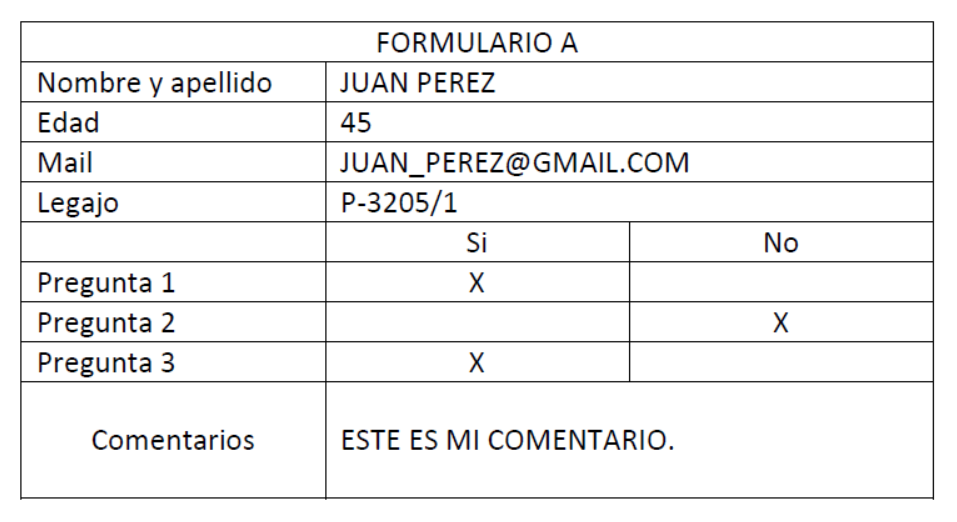
#> input picture Formularios/formulario_01.png, 957 x 522 px; its folder holds only this picture in this run
$ python problema_2.py   (older library calls are emulated)
#> lines starting #> are read from the running program, lines starting #| are printed output that depends on the picture; after the words box and inside, x2 and y2 are one past the last pixel; in counts of white or black regions, pixels touching at a corner belong together
import cv2
import numpy as np
import matplotlib.pyplot as plt
import os
import csv
import re

def obtener_imagenes_formularios():

    # Sus archivos deben estar dentro de la carpeta Formularios
    nombre_carpeta = 'Formularios/'
    lista_imagenes = {}

    if not os.path.isdir(nombre_carpeta):
        print(f"Error: La carpeta '{nombre_carpeta}' no se encontró.")
        return lista_imagenes

    # Recorrer todos los archivos en el directorio 'Formularios'
    for nombre_archivo in os.listdir(nombre_carpeta):
        ruta_completa = os.path.join(nombre_carpeta, nombre_archivo)

        # Leer la imagen en escala de grises
        img = cv2.imread(ruta_completa, cv2.IMREAD_GRAYSCALE)

        # Si la imagen se leyó correctamente, añadirla a la lista
        if img is not None:
            lista_imagenes[nombre_archivo] = img
        else:
            print(f"Advertencia: No se pudo leer la imagen '{nombre_archivo}'.")

    return lista_imagenes

#Utilizamos la función para detectar las posiciones de las líneas
def get_line_positions(line_detection_array):
    positions = []
    is_line = False
    start = 0
    for i, val in enumerate(line_detection_array):
        if val and not is_line:
            is_line = True
            start = i
        elif not val and is_line:
            is_line = False
            # Se toma el punto medio de la línea detectada
            positions.append(start + (i - 1 - start) // 2)

    return positions


#En esta función, recortaremos los formularios para quedarnos unicamente
#con las celdas de interés, en la sección de respuestas.
def recortar_formulario(img):

    renglones_recortados = []
    th_value = 200
    img_th = (img < th_value).astype(np.uint8) * 255  #Saturamos la imagen, para que quede binaria
    img_cols = np.sum(img_th, axis=0) / 255
    img_rows = np.sum(img_th, axis=1) / 255

    #Establecemos umbrales para detectar líneas, uno para Columnas y otro para Filas.
    th_col = img_cols.max()*0.90
    th_row = img_rows.max()*0.95

    rows_with_lines = img_rows > th_row
    cols_with_lines = img_cols > th_col

    horizontal_lines = get_line_positions(rows_with_lines)
    vertical_lines = get_line_positions(cols_with_lines)

    # Bucle para procesar cada renglón delimitado por las líneas horizontales
    for i in range(len(horizontal_lines) - 1):
        y1 = horizontal_lines[i]
        y2 = horizontal_lines[i+1]

        #Conocemos que nuestras preguntas se encuentran en los renglones 6/7/8 (índices 6,7,8)
        indices_preguntas = [6, 7, 8] # Ajusta estos índices si tu formulario cambia

        if i in indices_preguntas:
            #Recortar el área que contiene las respuestas "Si" y "No"
            x_inicio_respuestas = vertical_lines[1] + 15 # Columna izquierda
            x_fin_respuestas = vertical_lines[-1] - 15   # Borde derecho

            #Hacemos pequeños ajustes para evitar líneas
            area_respuestas = img[y1+3:y2-3, x_inicio_respuestas:x_fin_respuestas]

            # PASO 2: Dentro de la sub-area, buscamos su linea vertical divisoria
            area_th = (area_respuestas < th_value).astype(np.uint8) * 255
            suma_vertical = np.sum(area_th, axis=0) / 255

            ancho_area = area_respuestas.shape[1]

            # Buscamos la línea en el tercio central para evitar ruido en los bordes
            inicio_busqueda = ancho_area // 3
            fin_busqueda = 2 * ancho_area // 3

            # Si hay un pico suficientemente alto (una línea), la usamos para el corte
            if np.max(suma_vertical[inicio_busqueda:fin_busqueda]) > (area_respuestas.shape[0] * 0.5): # Si la línea ocupa más del 50% de la altura
                pos_corte_relativa = np.argmax(suma_vertical[inicio_busqueda:fin_busqueda])
                pos_corte_absoluta = inicio_busqueda + pos_corte_relativa

                celda_si = area_respuestas[:, :pos_corte_absoluta]
                celda_no = area_respuestas[:, pos_corte_absoluta+3:] # +1 para saltar la línea

            renglones_recortados.append(celda_si)
            renglones_recortados.append(celda_no)

        else:
            # Para los renglones que no son de preguntas
            # Se extrae solo la celda de contenido, no la etiqueta.
            x1_contenido = vertical_lines[1] + 5
            x2_contenido = vertical_lines[-1] - 7
            renglon = img[y1+3:y2-3, x1_contenido:x2_contenido]
            renglones_recortados.append(renglon)

    return renglones_recortados

#Analisis de los renglones recortados
def analizar_renglones(renglones):

    lista_de_resultados = []
    for idx, renglon_img in enumerate(renglones):

        #Saltar los renglones con índice 0 y 5 por corresponderse a Títutlos
        if idx == 0 or idx == 5:
            continue

        #Binarizamos la sub-imagen del renglón
        umbral, celda_binaria = cv2.threshold(renglon_img, 200, 255, cv2.THRESH_BINARY_INV)

        #Buscamos sus componentes 8-conectados
        num_labels, labels, stats, centroids = cv2.connectedComponentsWithStats(celda_binaria, 8, cv2.CV_32S)

        #Aplicamos un umbral de 15px de area para evitar el ruido
        th_area = 15
        stats_filtrados = stats[1:][stats[1:, cv2.CC_STAT_AREA] > th_area]
        num_caracteres = len(stats_filtrados)

        if num_caracteres == 0:
            num_palabras = 0
        else:
            #Metodología para contar palabras basada en espacios entre caracteres
            #    Ordenamos los caracteres de izquierda a derecha
            #    MEdida para encontrar Espacio - distancia mayor a un porcentaje del ancho promedio de un caracter
            #    Recorremos los caracteres para encontrar espacios grandes entre ellos
            stats_ordenados = stats_filtrados[stats_filtrados[:, cv2.CC_STAT_LEFT].argsort()]
            ancho_promedio_char = np.mean(stats_ordenados[:, cv2.CC_STAT_WIDTH])
            umbral_espacio = ancho_promedio_char * 0.7

            num_palabras = 1
            for i in range(1, num_caracteres):
                fin_anterior = stats_ordenados[i-1, cv2.CC_STAT_LEFT] + stats_ordenados[i-1, cv2.CC_STAT_WIDTH]
                inicio_actual = stats_ordenados[i, cv2.CC_STAT_LEFT]

                # Si la distancia es mayor que nuestro umbral, contamos una nueva palabra
                if (inicio_actual - fin_anterior) > umbral_espacio:
                    num_palabras += 1

        # Imprimir el resultado para el renglón actual
        lista_de_resultados.append((idx, num_caracteres, num_palabras, renglon_img))
    return lista_de_resultados

def principal():
    #Creamos variables que utilizaremos para armar la imagen de salida y los resultados
    imagen_salida = np.zeros((1000, 1000), dtype=np.uint8)  # Creamos imagen negra grande para la salida
    posicion_y_actual = 10
    font = cv2.FONT_HERSHEY_SIMPLEX
    escala_font = 1.2
    color_texto = (255, 255, 255)
    grosor_texto = 2
    resultados = {}

    #Obtenemos las imágenes de los formularios y los analizamos uno por uno
    formularios = obtener_imagenes_formularios()
#> formularios = 1 item

    for nombre_formulario, img_formulario in formularios.items():

        resultado_nombre_y_apellido = ""
        resultado_edad = ""
        resultado_mail = ""
        resultado_legajo = ""
        resultado_pregunta_1 = ""
        resultado_pregunta_2 = ""
        resultado_pregunta_3 = ""
        resultado_comentarios = ""
        renglones = recortar_formulario(img_formulario)

        #Reglas y restricciones para analizar el cumplimiento de cada renglon según consignas
        for idx, num_caracteres, num_palabras, imagen in analizar_renglones(renglones):
            #Nombre y Apellido
            if idx == 1:
                if num_palabras >= 2 and num_caracteres < 25:
                    resultado_nombre_y_apellido = "OK"
                else:
                    resultado_nombre_y_apellido = "MAL"
                imagen_nombre_apellido = imagen

            #Edad
            if idx == 2:
                if 2 <= num_caracteres <= 3 and num_palabras == 1:
                    resultado_edad = "OK"
                else:
                    resultado_edad = "MAL"

            #Mail
            if idx == 3:
                if num_palabras == 1 and num_caracteres < 25:
                    resultado_mail = "OK"
                else:
                    resultado_mail = "MAL"

            #Legajo
            if idx == 4:
                if num_caracteres == 8 and num_palabras == 1:
                    resultado_legajo = "OK"
                else:
                    resultado_legajo = "MAL"

            #Analisis pregunta 1
            if idx == 6:  # Celda SI
                info_celda_si = {'caracteres': num_caracteres, 'palabras': num_palabras}

            if idx == 7:  # Celda NO
                # Extraemos la info de la celda SI que guardamos antes
                num_caracteres_si = info_celda_si['caracteres']
                num_palabras_si = info_celda_si['palabras']
                print(f"Pregunta 1 - Celda SI: {num_caracteres_si} caracteres, {num_palabras_si} palabras.")

                # Usamos la info actual para la celda NO
                num_caracteres_no = num_caracteres
                num_palabras_no = num_palabras
                print(f"Pregunta 1 - Celda NO: {num_caracteres_no} caracteres, {num_palabras_no} palabras.")

                # Aplicamos la validación
                condicion1_ok = (num_caracteres_si == 1 and num_palabras_si == 1) and \
                                (num_caracteres_no == 0 and num_palabras_no == 0)

                condicion2_ok = (num_caracteres_si == 0 and num_palabras_si == 0) and \
                                (num_caracteres_no == 1 and num_palabras_no == 1)

                if condicion1_ok or condicion2_ok:
                    resultado_pregunta_1 = "OK"
                else:
                    resultado_pregunta_1 = "MAL"

            #Analisis pregunta 2 - Misma metodología que pregunta 1
            if idx == 8: # Celda SI
                info_celda_si = {'caracteres': num_caracteres, 'palabras': num_palabras}

            if idx == 9:  # Celda NO
                num_caracteres_si = info_celda_si['caracteres']
                num_palabras_si = info_celda_si['palabras']
                num_caracteres_no = num_caracteres
                num_palabras_no = num_palabras

                condicion1_ok = (num_caracteres_si == 1 and num_palabras_si == 1) and \
                                (num_caracteres_no == 0 and num_palabras_no == 0)

                condicion2_ok = (num_caracteres_si == 0 and num_palabras_si == 0) and \
                                (num_caracteres_no == 1 and num_palabras_no == 1)

                if condicion1_ok or condicion2_ok:
                    resultado_pregunta_2 = "OK"
                else:
                    resultado_pregunta_2 = "MAL"

            #Analisis pregunta 3 - Misma metodología que pregunta 1
            if idx == 10:  # Celda SI
                info_celda_si = {'caracteres': num_caracteres, 'palabras': num_palabras}

            if idx == 11:  # Celda NO
                num_caracteres_si = info_celda_si['caracteres']
                num_palabras_si = info_celda_si['palabras']

                num_caracteres_no = num_caracteres
                num_palabras_no = num_palabras

                condicion1_ok = (num_caracteres_si == 1 and num_palabras_si == 1) and \
                                (num_caracteres_no == 0 and num_palabras_no == 0)

                condicion2_ok = (num_caracteres_si == 0 and num_palabras_si == 0) and \
                                (num_caracteres_no == 1 and num_palabras_no == 1)

                if condicion1_ok or condicion2_ok:
                    resultado_pregunta_3 = "OK"
                else:
                    resultado_pregunta_3 = "MAL"

            #Analisis comentarios
            if idx == 12:
                if num_palabras >= 1 and num_caracteres < 25:
                    resultado_comentarios = "OK"
                else:
                    resultado_comentarios = "MAL"

        # Imprimimos los resultados como pedía el Enunciado
        print(f"Resultados para el formulario '{nombre_formulario}':")
        print(f"Nombre y Apellido: {resultado_nombre_y_apellido}")
        print(f"Edad: {resultado_edad}")
        print(f"Mail: {resultado_mail}")
        print(f"Legajo: {resultado_legajo}")
        print(f"Pregunta 1: {resultado_pregunta_1}")
        print(f"Pregunta 2: {resultado_pregunta_2}")
        print(f"Pregunta 3: {resultado_pregunta_3}")
        print(f"Comentarios: {resultado_comentarios}")

        #Extraemos el ID del nombre del archivo usando Regex
        id = (re.findall(r'(?<=_)\d+(?=\.)', nombre_formulario) + [None])[0]
        print(id)

        #Guardamos los resultados en un diccionario para luego crear el CSV
        resultados[id] = [
            resultado_nombre_y_apellido, resultado_edad, resultado_mail,
            resultado_legajo, resultado_pregunta_1, resultado_pregunta_2,
            resultado_pregunta_3, resultado_comentarios]

        # Establecemos posiciones a utilizar para pegar la imagen y el texto
        x1 = 10
        x2 = x1 + imagen_nombre_apellido.shape[1]
        y1 = idx
        y2 = y1 + imagen_nombre_apellido.shape[0]

        if resultado_nombre_y_apellido == "OK" and resultado_edad == "OK" and \
            resultado_mail == "OK" and resultado_legajo == "OK" and \
            resultado_pregunta_1 == "OK" and resultado_pregunta_2 == "OK" and \
            resultado_pregunta_3 == "OK" and resultado_comentarios == "OK":
            print("El formulario está correctamente completado.\n")

            # Calculamos las coordenadas para pegar la imagen
            x1 = 10
            x2 = x1 + imagen_nombre_apellido.shape[1]
            y1 = posicion_y_actual
            y2 = y1 + imagen_nombre_apellido.shape[0]

            # Pegamos la imagen del nombre y apellido
            imagen_salida[y1:y2, x1:x2] = imagen_nombre_apellido
            texto_a_escribir = "OK"
            posicion_texto_x = x2 + 20  # Unos 20 píxeles a la derecha de donde termina la imagen

            # Para centrar verticalmente el texto con la imagen
            alto_imagen = imagen_nombre_apellido.shape[0]
            posicion_texto_y = y1 + int(alto_imagen * 0.8) # Posición base del texto
            cv2.putText(imagen_salida, texto_a_escribir, (posicion_texto_x, posicion_texto_y), font, escala_font, color_texto, grosor_texto)

            # Actualizamos la posición vertical para la siguiente imagen
            posicion_y_actual += imagen_nombre_apellido.shape[0] + 5 # +5 para un pequeño espacio
        else:
            print("El formulario tiene errores en el llenado.\n")
            x1 = 10
            x2 = x1 + imagen_nombre_apellido.shape[1]
            y1 = posicion_y_actual
            y2 = y1 + imagen_nombre_apellido.shape[0]

            # Pegamos la imagen del nombre y apellido + Su Calificación
            imagen_salida[y1:y2, x1:x2] = imagen_nombre_apellido
            texto_a_escribir = "MAL"
            posicion_texto_x = x2 + 20

            # Para centrar verticalmente el texto con la imagen
            alto_imagen = imagen_nombre_apellido.shape[0]
            posicion_texto_y = y1 + int(alto_imagen * 0.8) # Posición base del texto
            cv2.putText(imagen_salida, texto_a_escribir, (posicion_texto_x, posicion_texto_y), font, escala_font, color_texto, grosor_texto)

            # Actualizamos la posición vertical para la siguiente imagen
            posicion_y_actual += imagen_nombre_apellido.shape[0] + 5 # +5 para un pequeño espacio
#> this loop made 1 pass
#> nombre_formulario on pass 1: 'formulario_01.png'
#> (printed output is left out)
#> pass 1, in recortar_formulario, `img_th = (img < th_value).astype(np.uint8) * 255`:
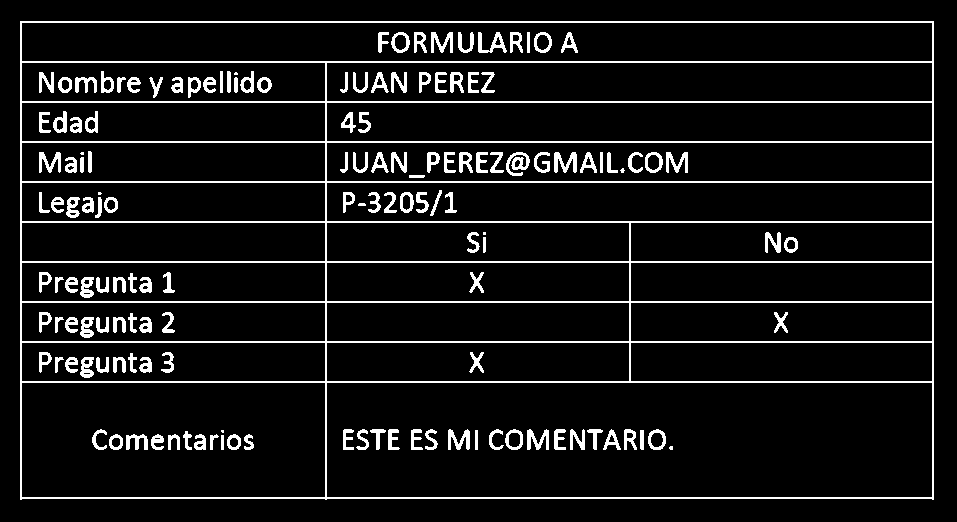
#> img_th: shape (522, 957); 8.4% white in thin lines or dots, all inside (x1, y1, x2, y2) = (20, 21, 934, 500)
#> after the loop:
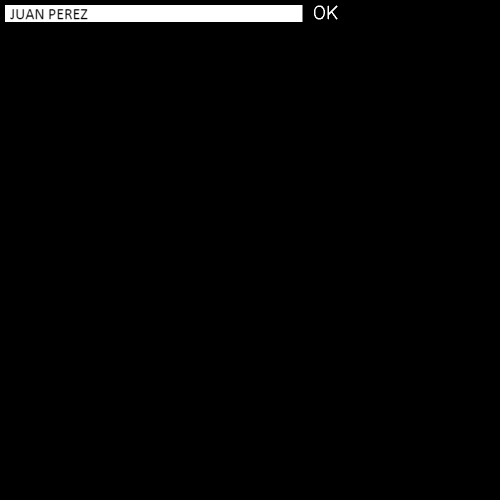
#> imagen_salida: shape (1000, 1000) (shown at 1/2 size); min 0, max 255, mean 5
#> after the loop, posicion_y_actual = 49; resultados = {'01': ['OK', 'OK', 'OK', 'OK', 'OK', 'OK', 'OK', 'OK']}

    # Mostramos la imagen resumen de todos los formularios como pedía el enunciado
    cv2.imshow("Resumen de Formularios", imagen_salida)
    cv2.waitKey(0)
    cv2.destroyAllWindows()
    return resultados

#Creamos función para crear el CSV con los resultados
def crear_csv(resultados):

    nombre_archivo_csv = 'resultados_formularios.csv'
#> nombre_archivo_csv = 'resultados_formularios.csv'
    encabezados = ['ID', 'Nombre y Apellido', 'Edad', 'Mail', 'Legajo', 'Pregunta 1', 'Pregunta 2', 'Pregunta 3', 'Comentarios']

    # Abrir el archivo en modo escritura (En caso que no existe, lo crea)
    with open(nombre_archivo_csv, mode='w', newline='') as archivo_csv:
        escritor_csv = csv.writer(archivo_csv)
        escritor_csv.writerow(encabezados)
        # Escribir los resultados de cada formulario
        for id, resultados_formulario in resultados.items():
            fila = [id] + resultados_formulario
            escritor_csv.writerow(fila)
#> this loop made 1 pass
#> (id, resultados_formulario, fila) on pass 1: ('01', ['OK', 'OK', 'OK', 'OK', 'OK', 'OK', 'OK', 'OK'], ['01', 'OK', 'OK', 'OK', 'OK', 'OK', 'OK', 'OK', 'OK'])

# Función del usuario: --> Solo ejecutar.
# Dar play y los resultados estarán listos
# y guardados en un CSV llamado "resultados_formularios.csv"
# :)

crear_csv(principal())

$ run again, on Formularios/formulario_05.png
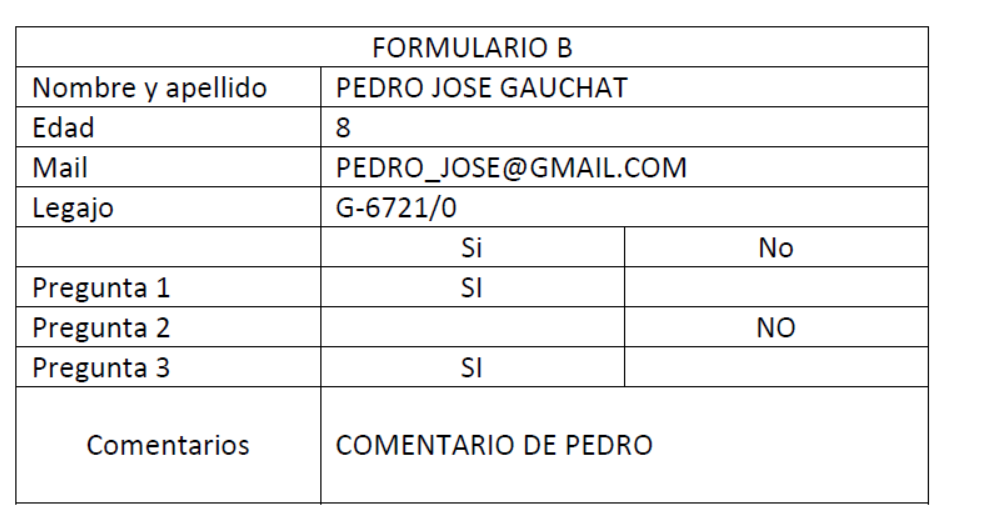
#> input picture Formularios/formulario_05.png, 986 x 525 px
#> formularios = 1 item
#> the loop in principal, `for nombre_formulario, img_formulario in formularios.items(): ` made 1 pass
#> nombre_formulario on pass 1: 'formulario_05.png'
#> (printed output is left out)
#> pass 1, in recortar_formulario, `img_th = (img < th_value).astype(np.uint8) * 255`:
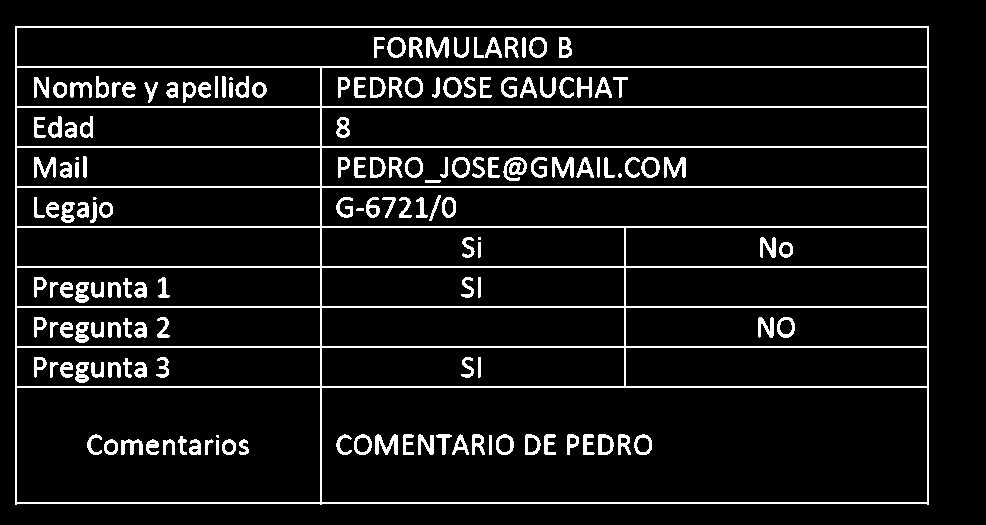
#> img_th: shape (525, 986); 8.4% white in thin lines or dots, all inside (x1, y1, x2, y2) = (15, 26, 929, 505)
#> after the loop in principal, `for nombre_formulario, img_formulario in formularios.items():`:
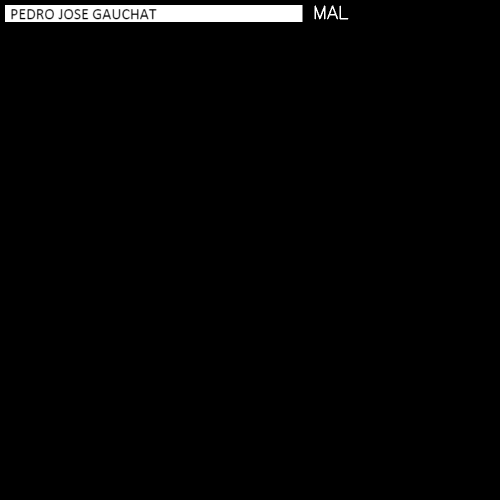
#> imagen_salida: shape (1000, 1000) (shown at 1/2 size); min 0, max 255, mean 4.9
#> after the loop in principal, `for nombre_formulario, img_formulario in formularios.items():`: posicion_y_actual = 49; resultados = {'05': ['MAL', 'MAL', 'OK', 'OK', 'MAL', 'MAL', 'MAL', 'OK']}
#> nombre_archivo_csv = 'resultados_formularios.csv'
#> the loop in crear_csv, `for id, resultados_formulario in resultados.items():` made 1 pass
#> (id, resultados_formulario, fila) on pass 1: ('05', ['MAL', 'MAL', 'OK', 'OK', 'MAL', 'MAL', 'MAL', 'OK'], ['05', 'MAL', 'MAL', 'OK', 'OK', 'MAL', 'MAL', 'MAL', 'OK'])
